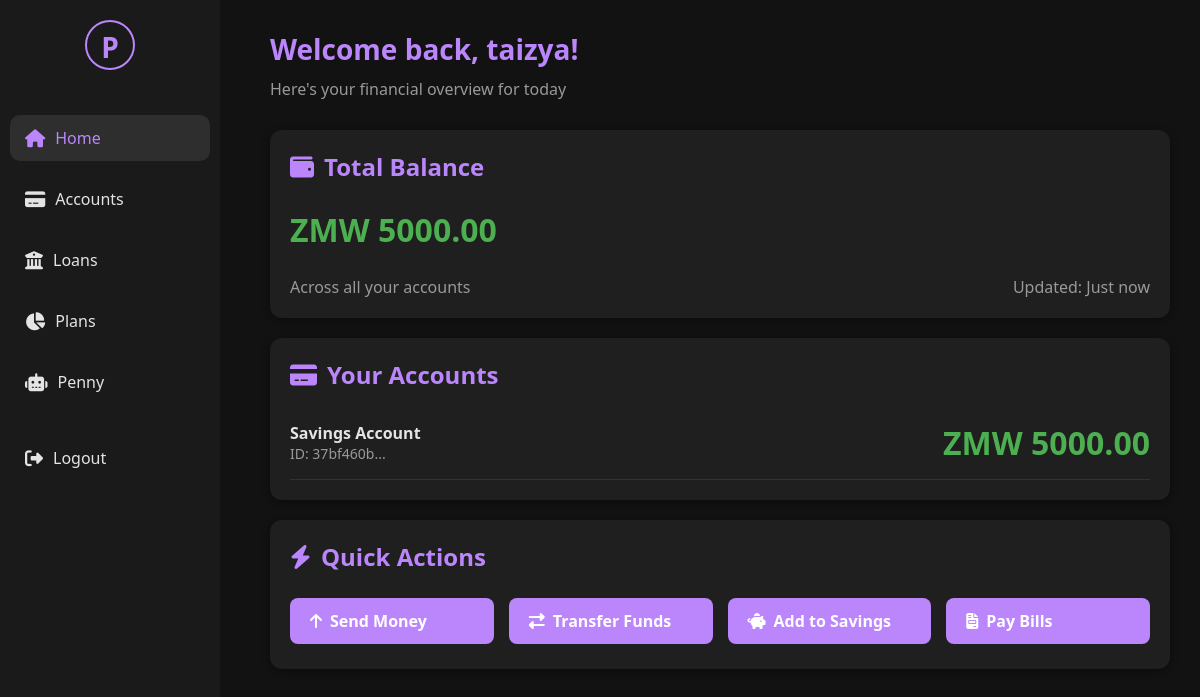
The page /dashboard (signed in) on the database as committed earlier.
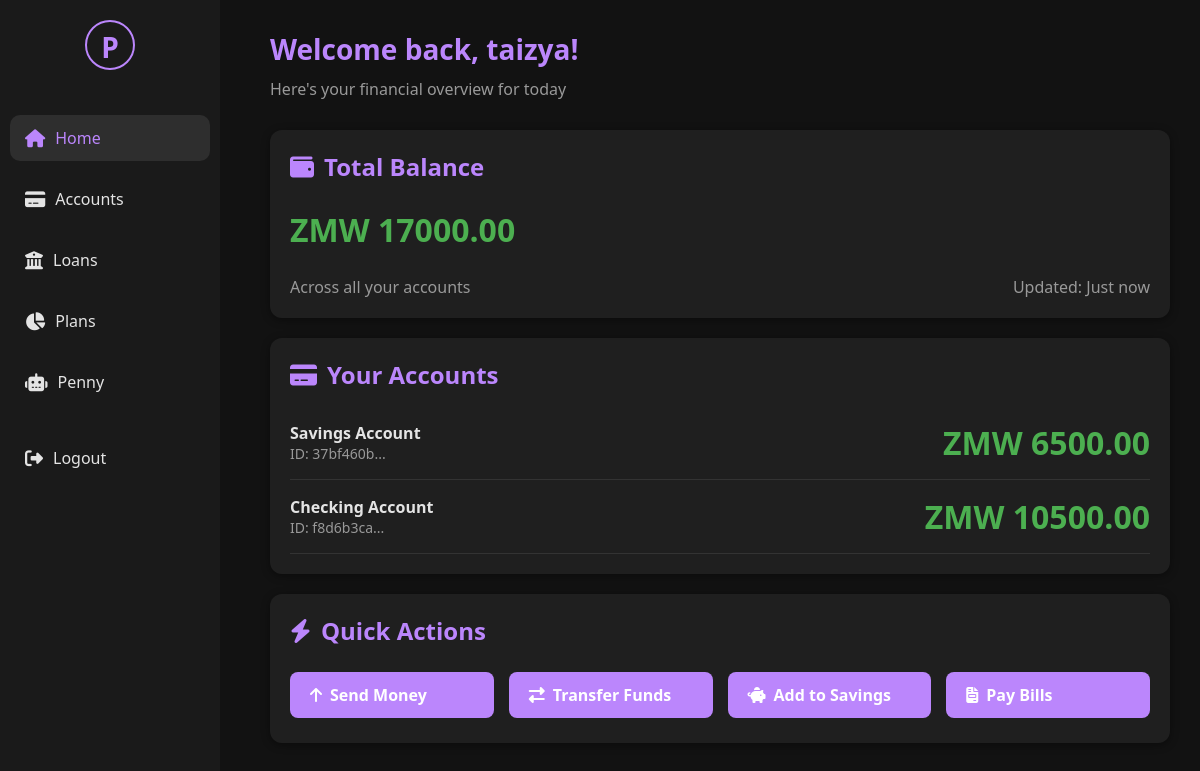
The same page on the database as committed later.
### tables this page shows
CREATE TABLE accounts (
                account_id TEXT PRIMARY KEY,
                user_id TEXT NOT NULL,
                account_type TEXT NOT NULL,
                balance REAL NOT NULL DEFAULT 0,
                active INTEGER NOT NULL DEFAULT 1
            );

### GUI/web_app.py (the view)
@app.route('/dashboard')
@login_required
def dashboard():
    user_id = session.get('user_id')
    try:
        user_accounts = account_service.get_accounts_by_user(user_id)
        total_balance = sum(account['balance'] for account in user_accounts)
    except Exception as e:
        print(f"Error fetching accounts for dashboard: {e}")
        user_accounts = []
        total_balance = 0
    return render_template('dashboard.html',
                         current_user={'username': session.get('full_name', session.get('username', 'User'))},
                         accounts=user_accounts,
                         total_balance=total_balance)

### GUI/web_app.py (called while the page is built)
@app.teardown_appcontext
def teardown_db(exception):
    close_db_connection()

def login_required(f):
    @wraps(f)
    def decorated_function(*args, **kwargs):
        if 'user_id' not in session:
            flash('Please log in to access this page.')
            return redirect(url_for('login'))
        return f(*args, **kwargs)
    return decorated_function

### account/account_service.py (called while the page is built)
    def get_accounts_by_user(self, user_id: str):
        user_id = str(user_id)
        conn = None
        try:
            conn = get_db_connection()
            cursor = conn.cursor()
            cursor.execute("SELECT * FROM accounts WHERE user_id = ?", (user_id,))
            rows = cursor.fetchall()
            accounts = []
            for row in rows:
                accounts.append({
                    "account_id": row[0],
                    "user_id": row[1],
                    "account_type": row[2],
                    "balance": row[3],
                    "active": bool(row[4])
                })
            return accounts
        finally:
            if conn:
                conn.close()

### GUI/templates/dashboard.html (shortened to what this page needs)
{% extends "base.html" %}
{% block content %}
<div class="welcome-section">
    <h1>Welcome back, {{ current_user.username }}!</h1>
    <p>Here's your financial overview for today</p>
</div>
<div class="card balance-card">
    <h2><i class="fas fa-wallet"></i> Total Balance</h2>
    <div class="balance">ZMW {{ "%.2f"|format(total_balance) if total_balance is defined else "0.00" }}</div>
    <div class="account-details">
        <span>Across all your accounts</span>
        <span>Updated: Just now</span>
    </div>
</div>
<div class="card">
    <h2><i class="fas fa-credit-card"></i> Your Accounts</h2>
    {% if accounts %}
        {% for account in accounts %}
        <div class="account-summary" style="display: flex; justify-content: space-between; align-items: center; padding: 15px 0; border-bottom: 1px solid #333;">
            <div>
                <div style="font-weight: bold;">{{ account.account_type }} Account</div>
                <div style="color: #999; font-size: 14px;">ID: {{ account.account_id[:8] }}...</div>
            </div>
            <div class="balance">ZMW {{ "%.2f"|format(account.balance) }}</div>
        </div>
        {% endfor %}
    {% else %}
        <p>You don't have any accounts yet. <a href="{{ url_for('accounts') }}" style="color: #bb86fc;">Create your first account</a> to get started!</p>
    {% endif %}
</div>
<div class="card">
    <h2><i class="fas fa-bolt"></i> Quick Actions</h2>
    <div class="quick-actions">
        <a href="{{ url_for('accounts') }}" class="btn"><i class="fas fa-arrow-up"></i> Send Money</a>
        <a href="{{ url_for('accounts') }}#transfer-tab" class="btn"><i class="fas fa-exchange-alt"></i> Transfer Funds</a>
        <a href="{{ url_for('accounts') }}" class="btn"><i class="fas fa-piggy-bank"></i> Add to Savings</a>
        <a href="{{ url_for('accounts') }}" class="btn"><i class="fas fa-file-invoice"></i> Pay Bills</a>
    </div>
</div>
{% endblock %}

Rows that differ between the two databases and show on the page:
changed accounts "Savings": balance "5000.00" → "6500.00"
added accounts: account_type "Checking", account_id "f8d6b3ca", balance "10500.00"
Other text that changed with them:
{{ "%.2f"|format(total_balance) if total_balance is defined else "0.00" }}: "5000.00" → "17000.00"
